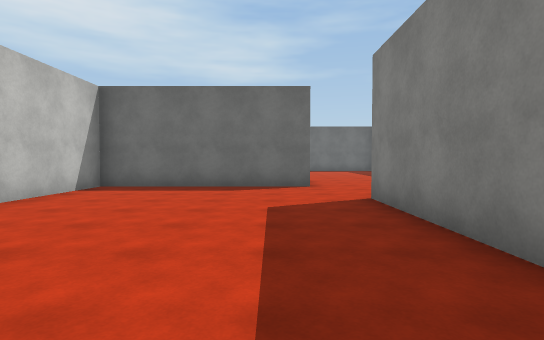
view 1 (above)

20 first-person views from a walk through a scene from a Unity 3-D project. The camera is 1.4 m above the floor, tilts 2° down and sees 80° across. The floor is counted in squares, 2 m on a side. Each view is taken from the middle of a square. On the plan, view 1 faces up. The plan holds only what a view shows up to about 10 squares ahead; the rest is blank. The place goes on beyond the plan. Surface patterns are stand-ins for the level's own textures.

view 2
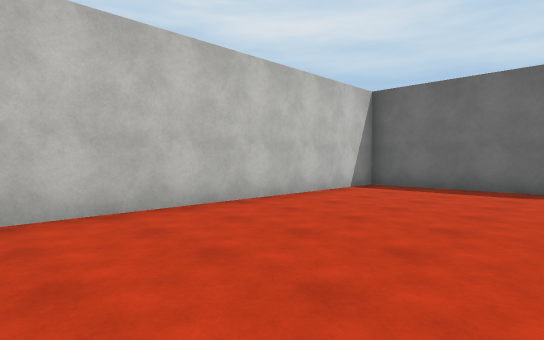

view 3
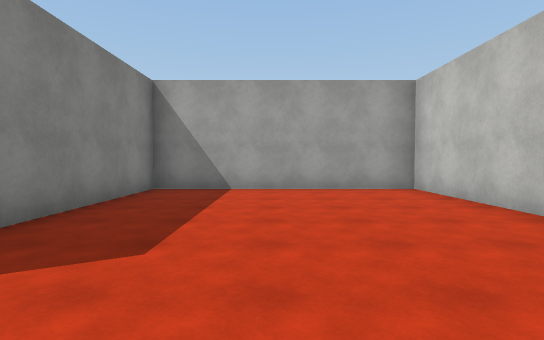

view 4
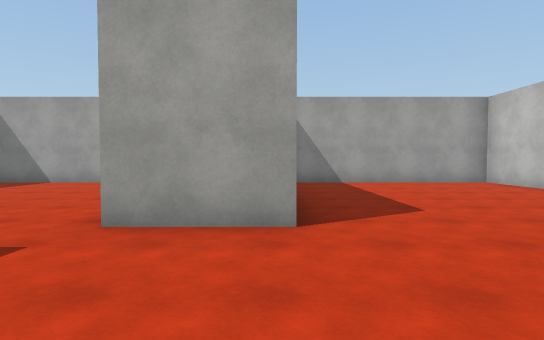

view 5
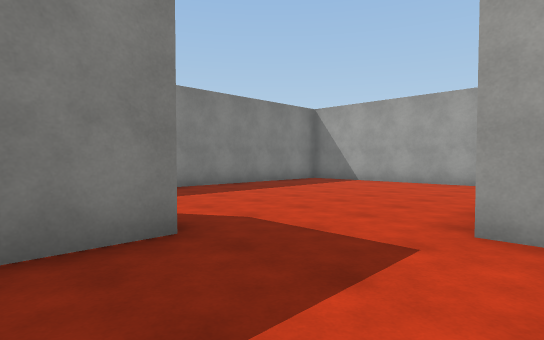

view 6
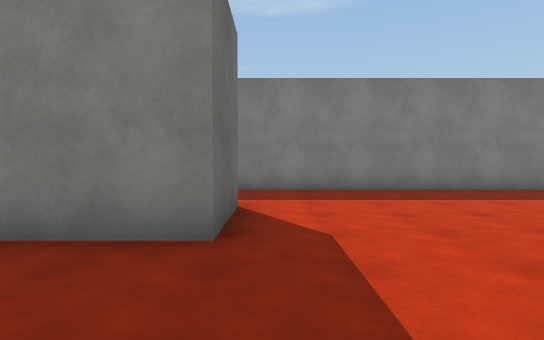

view 7
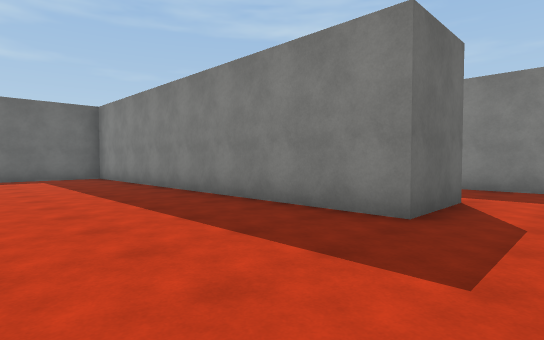

view 8
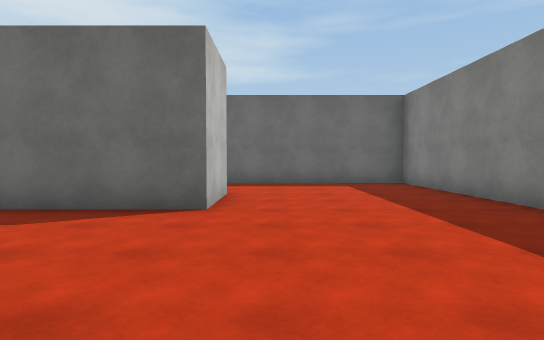

view 9
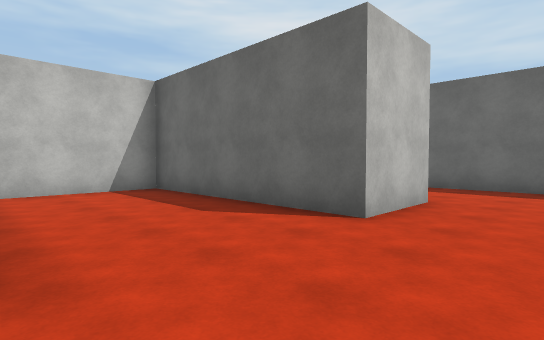

view 10
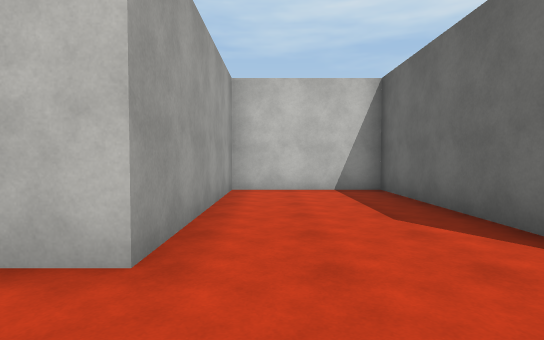

view 11
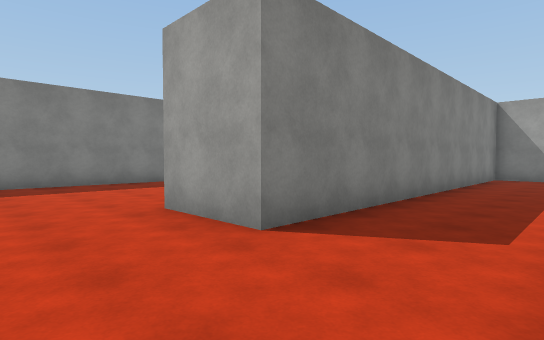

view 12
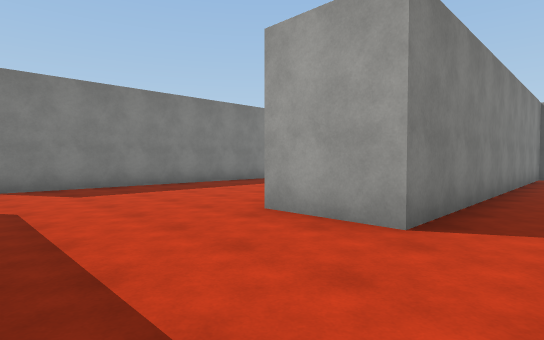

view 13
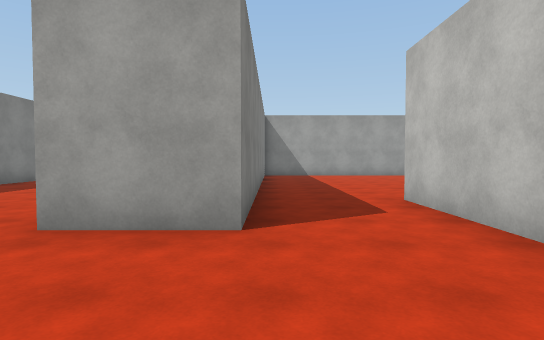

view 14
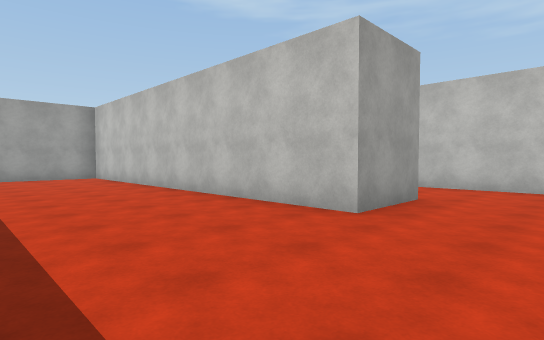

view 15
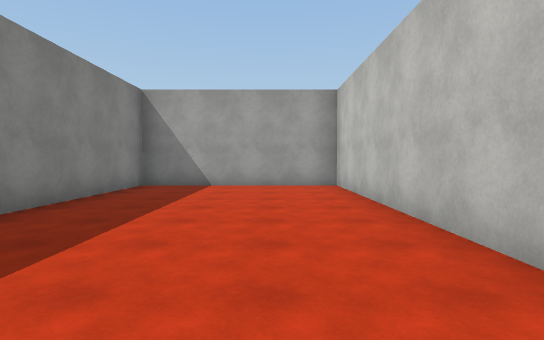

view 16
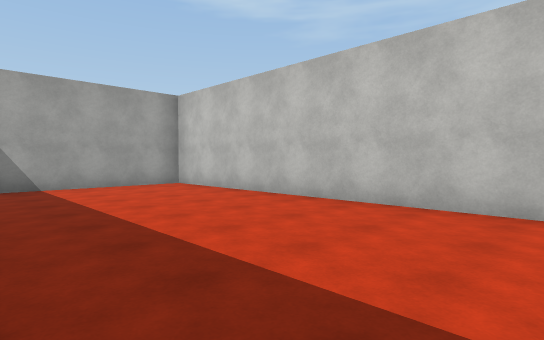

view 17
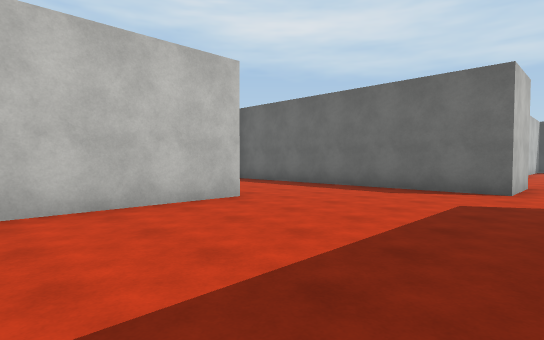

view 18
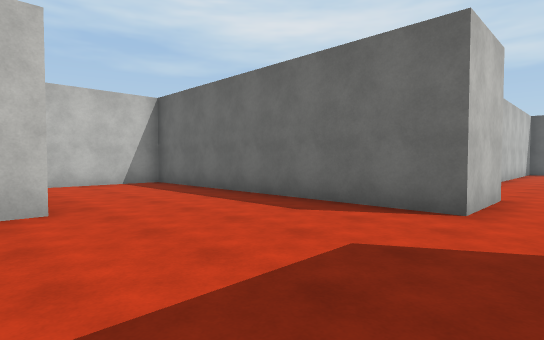

view 19
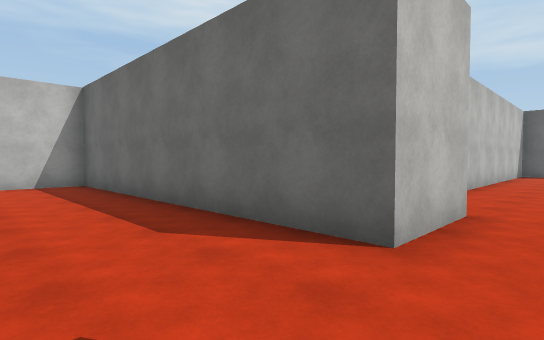

view 20
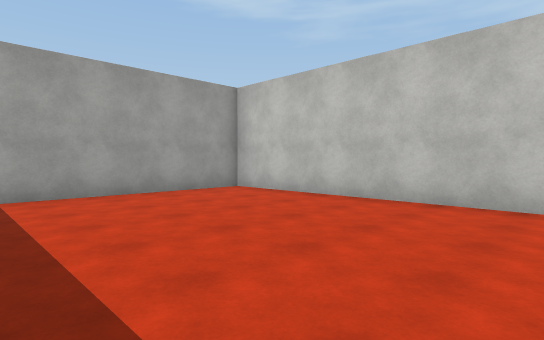

### Floor plan
Points are (right, up) in squares from view 1. A wall is a line through its corners. A room is listed if a view was taken in it or the views show most of it. See-through windows are left out.
Room 1 (views 1, 2, 3, 7)
walls: (1, 8.1) (-4.3, 8.1) (-4.3, -0.5) (1.8, -0.5) (1.8, 5.7)
ways out: opening at (1, 6.3) to room 2
Room 2 (views 4, 5, 6, 8, 9, 10, 11, 12, 13, 14, 15, 16, 17, 18, 19, 20)
walls: (1.8, 5.7) (3.7, 5.7) (3.7, -0.5) (10, -0.5); (1, 15.5) (1, 13.5) (-4.3, 13.5) (-4.3, 10.1) (1, 10.1) (1, 9.2); (15.9, 15.5) (15.9, 13.5) (7.7, 13.5) (7.7, 7.5) (5.8, 7.5) (5.8, 18.3) (0.1, 18.3); (10.3, 0.1) (10.3, 9.8) (12.3, 9.8) (12.3, -0.5) (17.4, -0.5) (17.4, 0.1)
ways out: opening at (1, 6.3) to room 1; opening at (17, 14.5)

Positions as (right, up) in squares from view 1, and headings:
1: (0, 0), facing up
2: (0, 0), facing up-left
3: (-1, 7), facing down
4: (2, 9), facing down
5: (3, 9), facing down-right
6: (3, 7), facing right
7: (2, 6), facing up-right
8: (2, 9), facing up
9: (3, 10), facing up-left
10: (3, 11), facing left
11: (8, 12), facing down-right
12: (9, 13), facing down-right
13: (10, 13), facing down
14: (16, 12), facing down-left
15: (14, 8), facing down
16: (17, 8), facing down-left
17: (17, 6), facing up-left
18: (17, 9), facing up-left
19: (17, 11), facing up-left
20: (9, 6), facing down-left
